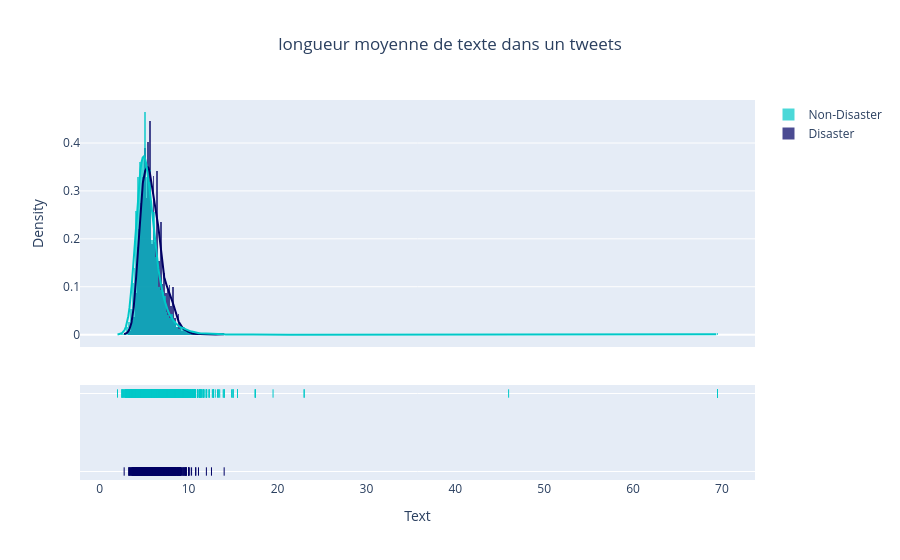

Write notebook code for a chart like this one.
### Code cell
def avgwordlen(strlist):
    sum=[]
    for i in strlist:
        sum.append(len(i))
    return sum

avgword_len_dis = df[df['target']==1]['text'].str.split().apply(avgwordlen).map(lambda x: np.mean(x))

avgword_len_non_dis = df[df['target']==0]['text'].str.split().apply(avgwordlen).map(lambda x: np.mean(x))
group_labels = ['Disaster', 'Non-Disaster']
colors = ['rgb(0, 0, 100)', 'rgb(0, 200, 200)']

fig = ff.create_distplot([avgword_len_dis, avgword_len_non_dis], group_labels, bin_size=.2, colors=colors,)

fig.update_layout(title_text="longueur moyenne de texte dans un tweets",title_x=0.5,xaxis_title="Text",yaxis_title="Density").show()

### Figure 1 — Plotly figure (JSON) as saved in the notebook; plotly's stock layout.template omitted (floating-point values rounded to 4 significant figures; data arrays with more than 128 entries replaced by an {"elided": "..."} marker saying what was removed)
{"data": [{"autobinx": false, "histnorm": "probability density", "legendgroup": "Disaster", "marker": {"color": "rgb(0, 0, 100)"}, "name": "Disaster", "opacity": 0.7, "type": "histogram", "x": {"elided": "2114 float values"}, "xaxis": "x", "xbins": {"end": 14, "size": 0.2, "start": 2.75}, "yaxis": "y"}, {"autobinx": false, "histnorm": "probability density", "legendgroup": "Non-Disaster", "marker": {"color": "rgb(0, 200, 200)"}, "name": "Non-Disaster", "opacity": 0.7, "type": "histogram", "x": {"elided": "9256 float values"}, "xaxis": "x", "xbins": {"end": 69.5, "size": 0.2, "start": 2}, "yaxis": "y"}, {"legendgroup": "Disaster", "marker": {"color": "rgb(0, 0, 100)"}, "mode": "lines", "name": "Disaster", "showlegend": false, "type": "scatter", "x": {"elided": "500 float values"}, "xaxis": "x", "y": {"elided": "500 float values"}, "yaxis": "y"}, {"legendgroup": "Non-Disaster", "marker": {"color": "rgb(0, 200, 200)"}, "mode": "lines", "name": "Non-Disaster", "showlegend": false, "type": "scatter", "x": {"elided": "500 float values"}, "xaxis": "x", "y": {"elided": "500 float values"}, "yaxis": "y"}, {"legendgroup": "Disaster", "marker": {"color": "rgb(0, 0, 100)", "symbol": "line-ns-open"}, "mode": "markers", "name": "Disaster", "showlegend": false, "type": "scatter", "x": {"elided": "2114 float values"}, "xaxis": "x", "y": {"elided": "2114 str values"}, "yaxis": "y2"}, {"legendgroup": "Non-Disaster", "marker": {"color": "rgb(0, 200, 200)", "symbol": "line-ns-open"}, "mode": "markers", "name": "Non-Disaster", "showlegend": false, "type": "scatter", "x": {"elided": "9256 float values"}, "xaxis": "x", "y": {"elided": "9256 str values"}, "yaxis": "y2"}], "layout": {"barmode": "overlay", "hovermode": "closest", "legend": {"traceorder": "reversed"}, "title": {"text": "longueur moyenne de texte dans un tweets", "x": 0.5}, "xaxis": {"anchor": "y2", "domain": [0, 1], "title": {"text": "Text"}, "zeroline": false}, "yaxis": {"anchor": "free", "domain": [0.35, 1], "position": 0, "title": {"text": "Density"}}, "yaxis2": {"anchor": "x", "domain": [0, 0.25], "dtick": 1, "showticklabels": false}}}
